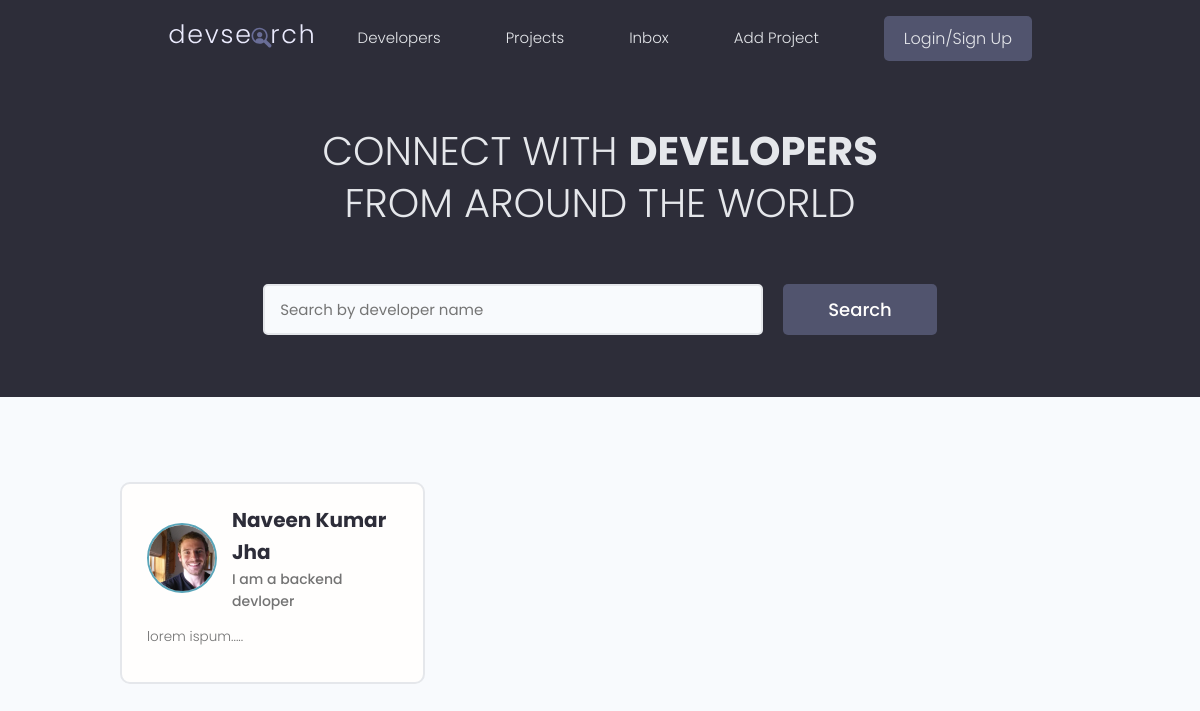
/, run on an earlier commit of the app's database.
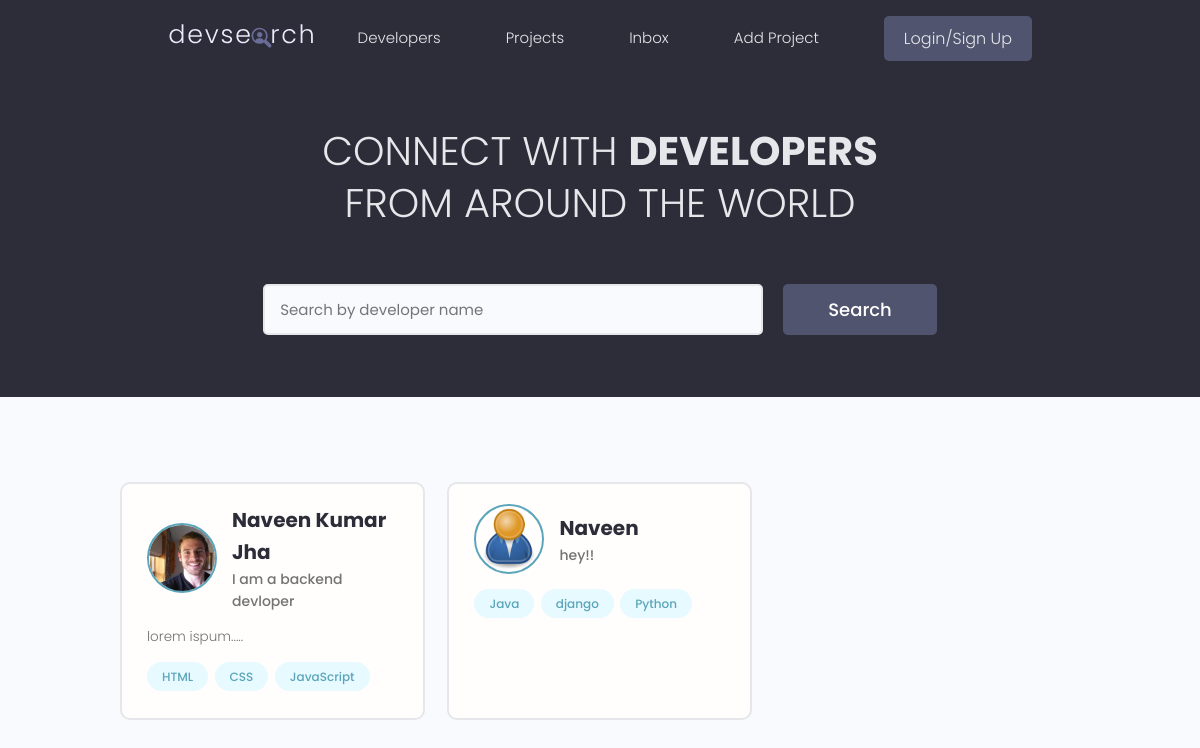
And on a later commit of the database.
### users/models.py (models this page shows, shortened)
class Profile(models.Model):
   user = models.OneToOneField(User, on_delete=models.CASCADE, null=True, blank=True)
   name= models.CharField(max_length=200, blank=True, null=True)
   email = models.EmailField(max_length=200, blank=True, null=True)
   username = models.CharField(max_length=200, blank=True, null=True)
   location = models.CharField(max_length=200, blank=True, null=True)
   short_intro = models.CharField(max_length=200, blank=True, null=True)
   bio = models.TextField(max_length=500, blank=True, null=True)
   profile_image = models.ImageField(null=True, blank=True, default='profiles/user-default.png', upload_to='profiles/')
   created = models.DateTimeField(auto_now_add = True)
   id = models.UUIDField(default=uuid.uuid4, unique=True, primary_key=True, editable=False)
   social_github = models.CharField(max_length=200, blank=True, null=True)
   social_twitter = models.CharField(max_length=200, blank=True, null=True)
   social_linkedin = models.CharField(max_length=200, blank=True, null=True)
   social_website = models.CharField(max_length=200, blank=True, null=True)

class Skill(models.Model):
   owner = models.ForeignKey(Profile, on_delete=models.CASCADE, null=True, blank=True)
   name = models.CharField(max_length=200, blank=True, null=True)
   description = models.TextField(null=True, blank=True)
   created = models.DateTimeField(auto_now_add=True)
   id = models.UUIDField(default=uuid.uuid4, unique=True, primary_key= True, editable=False)
   def __str__(self):
      return str(self.name)

### users/views.py (the view)
# urls.py: path('', views.profiles, name="profilies"),
def profiles(request):
   profiles = Profile.objects.all()
   context = {'profiles': profiles}
   return render(request, 'users/profiles.html', context)

### users/templates/users/profiles.html (shortened to what this page needs)
{% extends 'main.html' %}
{% block content %}
<main class="home">
   <section class="hero-section text-center">
     <div class="container container--narrow">
       <div class="hero-section__box">
         <h2>CONNECT WITH <span>DEVELOPERS</span></h2>
         <h2>FROM AROUND THE WORLD</h2>
       </div>
       <div class="hero-section__search">
         <form class="form" action="#" method="get">
           <div class="form__field">
             <input class="input input--text" id="formInput#search" type="text" name="text"
               placeholder="Search by developer name" />
           </div>
           <input class="btn btn--sub btn--lg" type="submit" value="Search" />
         </form>
       </div>
     </div>
   </section>
   <section class="devlist">
     <div class="container">
       <div class="grid grid--three">
         {% for profile in profiles %}
         <div class="column card">
           <div class="dev">
             <a href="{% url 'user-profile' profile.id %}" class="card__body">
               <div class="dev__profile">
                 <img class="avatar avatar--md" src="{{ profile.profile_image.url}}" alt="image" />
                 <div class="dev__meta">
                   <h3>{{profile.name}}</h3>
                   <h5>{{profile.short_intro|slice:"50"}}</h5>
                 </div>
               </div>
               <p class="dev__info">
                 {{profile.bio|slice:"150"}}
               </p>
               <div class="dev__skills">
                  {% for skill in profile.skill_set.all|slice:"5" %}
                 <span class="tag tag--pill tag--main">
                   <small>{{skill}}</small>
                 </span>
                 {% endfor %}
               </div>
             </a>
           </div>
         </div>
         {% endfor %}
       </div>
     </div>
   </section>
 </main>
{% endblock content %}

### templates/main.html (shortened to what this page needs)
<!DOCTYPE html>
{% load static %}
<html lang="en">
<head>
   <link rel="stylesheet" href="https://cdn.iconmonstr.com/1.3.0/css/iconmonstr-iconic-font.min.css" />
   <link rel="stylesheet" href="{% static 'uikit/styles/uikit.css' %}" />
   <link rel="stylesheet" href="{% static 'styles/app.css' %}" />
</head>
<body>
   {% include 'navbar.html' %}
   {% block content %}
   {% endblock %}
</body>
</html>

### templates/navbar.html (shortened to what this page needs)
{% load static %}
<header class="header">
   <div class="container container--narrow">
     <a href="{% url 'profilies' %}" class="header__logo">
       <img src="{% static 'images/logo.svg' %}" alt="DevSearch Logo" />
     </a>
     <nav class="header__nav">
       <ul class="header__menu">
         <li class="header__menuItem"><a href="{% url 'profilies' %}">Developers</a></li>
         <li class="header__menuItem"><a href="{% url 'projects' %}">Projects</a></li>
         <li class="header__menuItem"><a href="">Inbox</a></li>
         <li class="header__menuItem"><a href="{% url 'create-project' %}">Add Project</a></li>
         <li class="header__menuItem"><a href="" class="btn btn--sub">Login/Sign Up</a></li>
       </ul>
     </nav>
   </div>
 </header>

### static/styles/app.css (style rules this page uses)
:root { --color-sub: #2d2d39; }
.btn--sub { background-color: var(--color-sub-light); }
.card { border: 2px solid var(--color-light); }
img { width: 100%; }
.header { position: sticky; z-index: 111; background-color: var(--color-sub); padding: 1.5rem 0; }
.header > .container { display: flex; justify-content: space-between; align-items: center; }
.header__logo > img { height: 3.8rem; }
.header__nav > ul { display: inline-flex; align-items: center; list-style: none; gap: 6.5rem; }
.header__menuItem > a { color: var(--color-light); font-weight: 300; }
.hero-section { height: 40vh; display: flex; align-items: center; background-color: var(--color-sub); }
.hero-section__box { margin-bottom: 4rem; }
.hero-section__box > h2, .hero-section__box > h2 > span { font-size: 4rem; color: var(--color-light); line-height: 1.3; text-transform: uppercase; }
.hero-section__box > h2 { font-weight: 300; }
.hero-section__box > h2 > span { font-weight: 700; }
.hero-section__search > .form { display: flex; align-items: center; justify-content: center; gap: 2rem; }
.hero-section__search > .form input.input--text { width: 50rem; }
.devlist { margin-top: 8rem; }
.devlist .grid { align-items: stretch; }
.devlist .dev .dev__profile { display: flex; align-items: center; gap: 1.5rem; }
.devlist .dev .dev__meta h3 { color: var(--color-sub); font-size: 2rem; font-weight: 700; }
.devlist .dev .dev__meta h5 { color: var(--color-text); font-size: 1.4rem; font-weight: 500; }
.devlist .dev .dev__info { margin: 1.5rem 0; font-size: 1.35rem; line-height: 1.4; text-align: justify; }

### static/uikit/styles/modules/_variables.css (style rules this page uses)
:root { --color-main: #5aa5b9; --color-main-light: #e6faff; --color-sub: #3f4156; --color-sub-light: #51546e; --color-sub-lighter: #ededfd; --color-text: #737373; --color-gray: #8b8b8b; --color-light: #e5e7eb; --color-light-gray: #767676; --color-bg: #f8fafd; --color-white: #fffefd; --color-white-light: #f3f3f3; --color-success: #359e64; --color-success-bg: #def8e8; --color-error: #fc4b0b; --color-error-bg: #fff2ee; --font-base: 'Poppins', arial, helvetica, 'Segoe UI', roboto, ubuntu, sans-serif; --font-monospace: 'Fira Code', 'Courier New', courier, monospace; --font-regular: 300; --font-medium: 500; --font-bold: 700; --generic-shadow: 1px 1px 5px #00000010; --generic-transition: all 0.3s ease-in-out; }

### static/uikit/styles/modules/_base.css (style rules this page uses)
* { margin: 0; padding: 0; box-sizing: border-box; text-rendering: optimizeLegibility; color: inherit; font-size: inherit; }
html { font-size: 50%; }
@media only screen and (min-width: 480px) { html { font-size: 56.25%; } }
@media only screen and (min-width: 1200px) { html { font-size: 62.5%; } }
body { line-height: 1.6; font-weight: 400; font-size: 1.5rem; color: var(--color-text); background-color: var(--color-bg); min-height: 100vh; }

### static/uikit/styles/modules/_typography.css (style rules this page uses)
* { font-family: var(--font-base); }
h2 { font-size: 3.6rem; font-weight: var(--font-bold); }
h3 { font-size: 3.2rem; font-weight: var(--font-medium); }
h5 { font-size: 2.4rem; font-weight: var(--font-medium); }
h5, h6 { font-weight: var(--font-regular); }
p, span, strong { font-size: 1.6rem; color: var(--color-text); font-weight: var(--font-regular); }
a { padding-bottom: 2px; text-decoration: none; display: inline-block; color: var(--color-main); font-weight: var(--font-medium); }

### static/uikit/styles/modules/_utilities.css (style rules this page uses)
.container { width: 92%; max-width: 165rem; margin: 0 auto; box-sizing: border-box; }
.container--narrow { width: 92%; max-width: 120rem; }
@media screen and (min-width: 1000px) { .container { width: 90%; } }
@media screen and (min-width: 1000px) { .container--narrow { width: 85%; } }
@media screen and (min-width: 1200px) { .container { width: 80%; } }
@media screen and (min-width: 1200px) { .container--narrow { width: 72%; } }
.text-center { text-align: center; }

### static/uikit/styles/modules/_avatar.css (style rules this page uses)
.avatar { border-radius: 50%; border: 2px solid var(--color-main); object-fit: cover; }
.avatar--md { height: 7rem; width: 7rem; }

### static/uikit/styles/modules/_button.css (style rules this page uses)
.btn { display: inline-block; position: relative; cursor: pointer; background-color: var(--color-light); font-weight: var(--font-medium); color: var(--color-sub); text-decoration: none; padding: 1rem 2rem; border-radius: 0.5rem; border: none; width: -webkit-fit-content; width: -moz-fit-content; width: fit-content; height: -webkit-fit-content; height: -moz-fit-content; height: fit-content; font-size: 1.6rem; outline-width: 0; outline-color: transparent; -webkit-backface-visibility: hidden; backface-visibility: hidden; transition: all 0.3s ease-in-out; }
.btn--sub { background-color: var(--color-sub); color: var(--color-white); }
.btn--lg { font-size: 1.8rem; padding: 1.2rem 4.5rem; }

What changed in the data, as far as the page shows it:
added Skill: name "HTML", shown under Profile "Naveen Kumar Jha"
added Skill: name "CSS", shown under Profile "Naveen Kumar Jha"
added Skill: name "JavaScript", shown under Profile "Naveen Kumar Jha"
added Profile: profile_image (placeholder picture), name "Naveen", short_intro "hey!!"
added Skill: name "Java", shown under "Naveen"
added Skill: name "django", shown under "Naveen"
added Skill: name "Python", shown under "Naveen"
